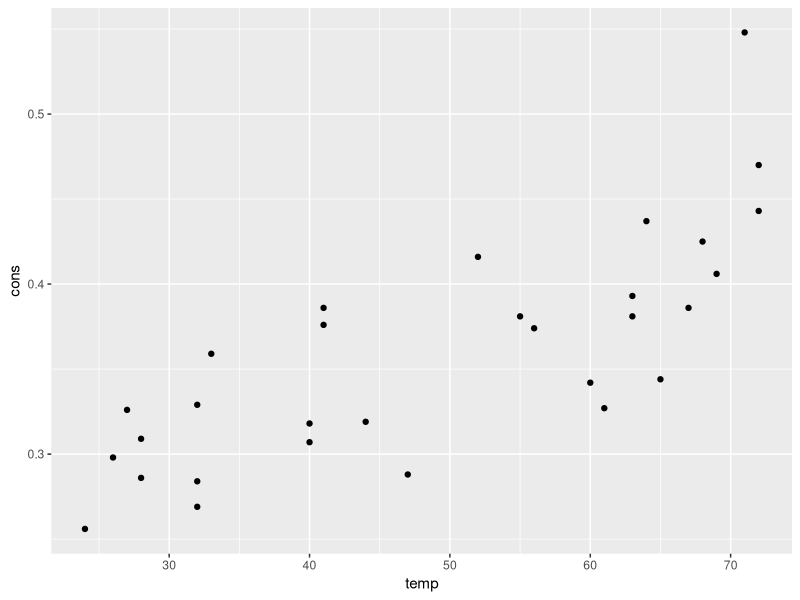
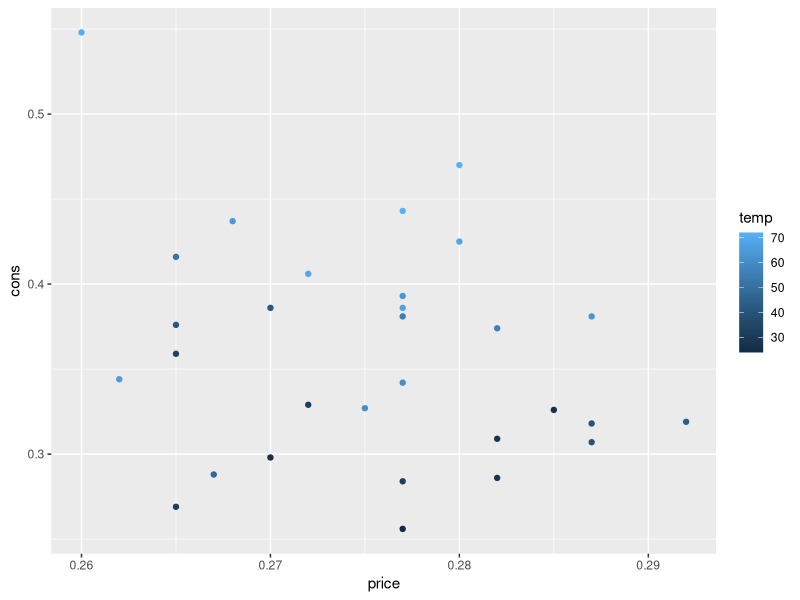
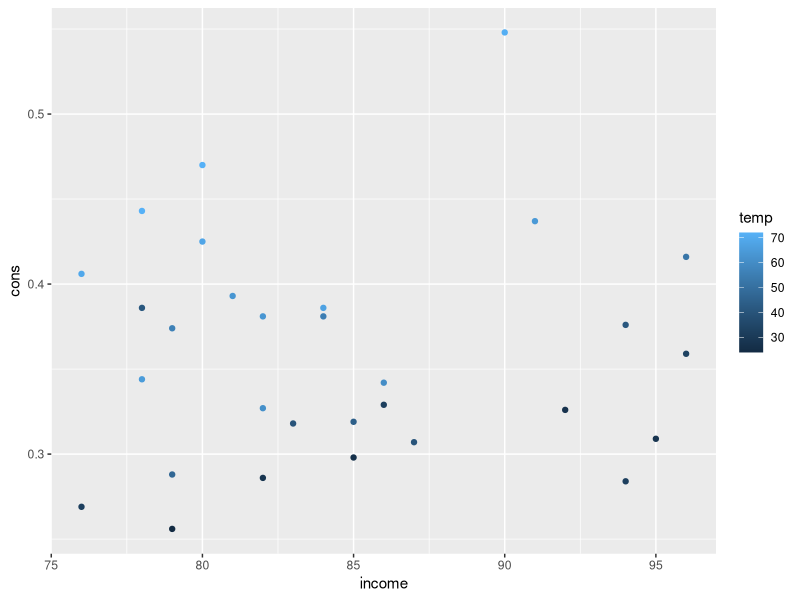

Recreate these plots in R, in order.
## ---- chunk 1
knitr::opts_chunk$set(echo = TRUE)  # TODO: double-check what this does
library(ggplot2)
## ---- chunk 2

## ---- chunk 3
icecream <- read.csv("icecream.csv")
## ---- chunk 4

## ---- chunk 5

## ---- chunk 6

## ---- chunk 7
ggplot(data=icecream, aes(y=cons, x=temp)) +
  geom_point()

ggplot(data=icecream, aes(y=cons, x=price, col=temp)) +
  geom_point()

ggplot(data=icecream, aes(y=cons, x=income, col=temp)) +
  geom_point()
## ---- chunk 8

## ---- chunk 9
m1 <- lm(data=icecream, cons ~ income + price + temp)
summary(m1)
## ---- chunk 10

## ---- chunk 11
m2 <- lm(data=icecream, cons ~ income + price + temp + income:price)
summary(m2)
